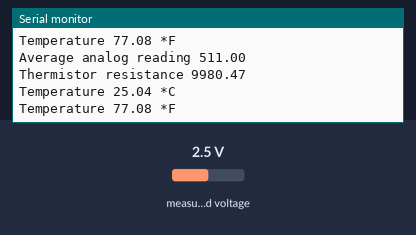
The sketch below on a simulated Arduino Uno, built with avr-gcc and run on an emulated ATmega328P. Parts: the last lines printed to the serial monitor. The inputs (shaded band) are chosen by the test bench; at power-on: measured voltage 2.5 V.

Above: at 1.2 s.
1.3 s: measured voltage set to 0.1 V
At 2.6 s:
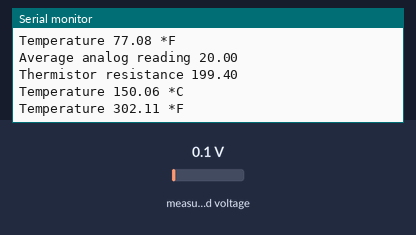
2.8 s: measured voltage set to 1.2 V
At 4.1 s:
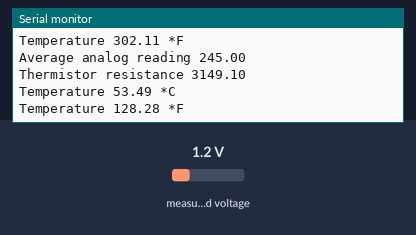
Timing chart, 0 to 5.8 s (numbered marks = the images above; inputs shaded):
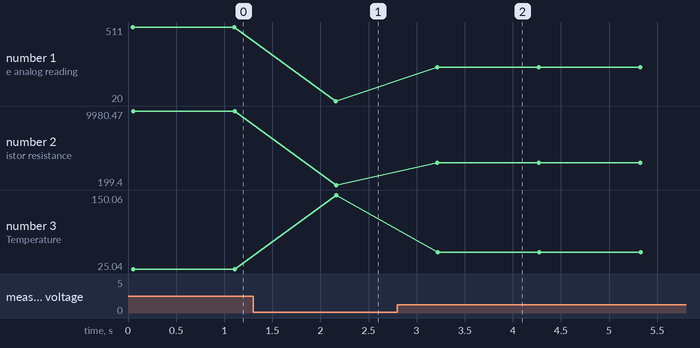

Measured:
- after the input at 1.3 s, the serial monitor: prints a new line after 0.86 s (image 1)
- after the input at 2.8 s, the serial monitor: prints a new line after 0.41 s (image 2)
- plotted number 1: 511 → 20 after the input at 1.3 s, 20 → 245 after the input at 2.8 s
- plotted number 2: 9980.47 → 199.4 after the input at 1.3 s, 199.4 → 3149.1 after the input at 2.8 s
- plotted number 3: 25.04 → 150.06 after the input at 1.3 s, 150.06 → 53.49 after the input at 2.8 s

The sketch:

MCP3008_simple.ino
```cpp
// (licence header left out)
#include <Adafruit_MCP3008.h>

//Thermistor stuff
// which analog pin to connect
#define THERMISTORPIN 2
// resistance at 25 degrees C
#define THERMISTORNOMINAL 10000
// temp. for nominal resistance (almost always 25 C)
#define TEMPERATURENOMINAL 25
// how many samples to take and average, more takes longer
// but is more 'smooth'
#define NUMSAMPLES 5
// The beta coefficient of the thermistor (usually 3000-4000)
#define BCOEFFICIENT 3950
// the value of the 'other' resistor
#define SERIESRESISTOR 10000

Adafruit_MCP3008 adc;

int count = 0;

void setup() {
  Serial.begin(115200);
  while (!Serial);

  Serial.println("MCP3008 simple test.");

  // Hardware SPI (specify CS, use any available digital)
  // Can use defaults if available, ex: UNO (SS=10) or Huzzah (SS=15)
  adc.begin();
  // Feather 32u4 (SS=17) or M0 (SS=16), defaults SS not broken out, must specify
  //adc.begin(10);

  // Software SPI (specify all, use any available digital)
  // (sck, mosi, miso, cs);
  //adc.begin(13, 11, 12, 10);
}

void loop() {
  /*
  for (int chan=0; chan<8; chan++) {
    Serial.print(adc.readADC(chan)); Serial.print("\t");
  }

  Serial.print("["); Serial.print(count); Serial.println("]");
  count++;
  */
  uint8_t i;
  float average;
  uint16_t samplesT[NUMSAMPLES];

  // take N samples in a row, with a slight delay
  for (i=0; i< NUMSAMPLES; i++) {
   samplesT[i] = adc.readADC(THERMISTORPIN);
   delay(10);
  }

  // average all the samples out
  average = 0;
  for (i=0; i< NUMSAMPLES; i++) {
     average += samplesT[i];
  }
  average /= NUMSAMPLES;

  Serial.print("Average analog reading ");
  Serial.println(average);

  // convert the value to resistance
  average = 1023 / average - 1;
  average = SERIESRESISTOR / average;
  Serial.print("Thermistor resistance ");
  Serial.println(average);

  float steinhart;
  steinhart = average / THERMISTORNOMINAL;     // (R/Ro)
  steinhart = log(steinhart);                  // ln(R/Ro)
  steinhart /= BCOEFFICIENT;                   // 1/B * ln(R/Ro)
  steinhart += 1.0 / (TEMPERATURENOMINAL + 273.15); // + (1/To)
  steinhart = 1.0 / steinhart;                 // Invert
  steinhart -= 273.15;                         // convert to C

  Serial.print("Temperature ");
  Serial.print(steinhart);
  Serial.println(" *C");
  Serial.print("Temperature ");
  Serial.print(tempToF(steinhart));
  Serial.println(" *F");

  delay(1000);
}

float tempToF(float tempC) {
  return (tempC * 9.0F)/5.0F + 32.0F;
}
```
